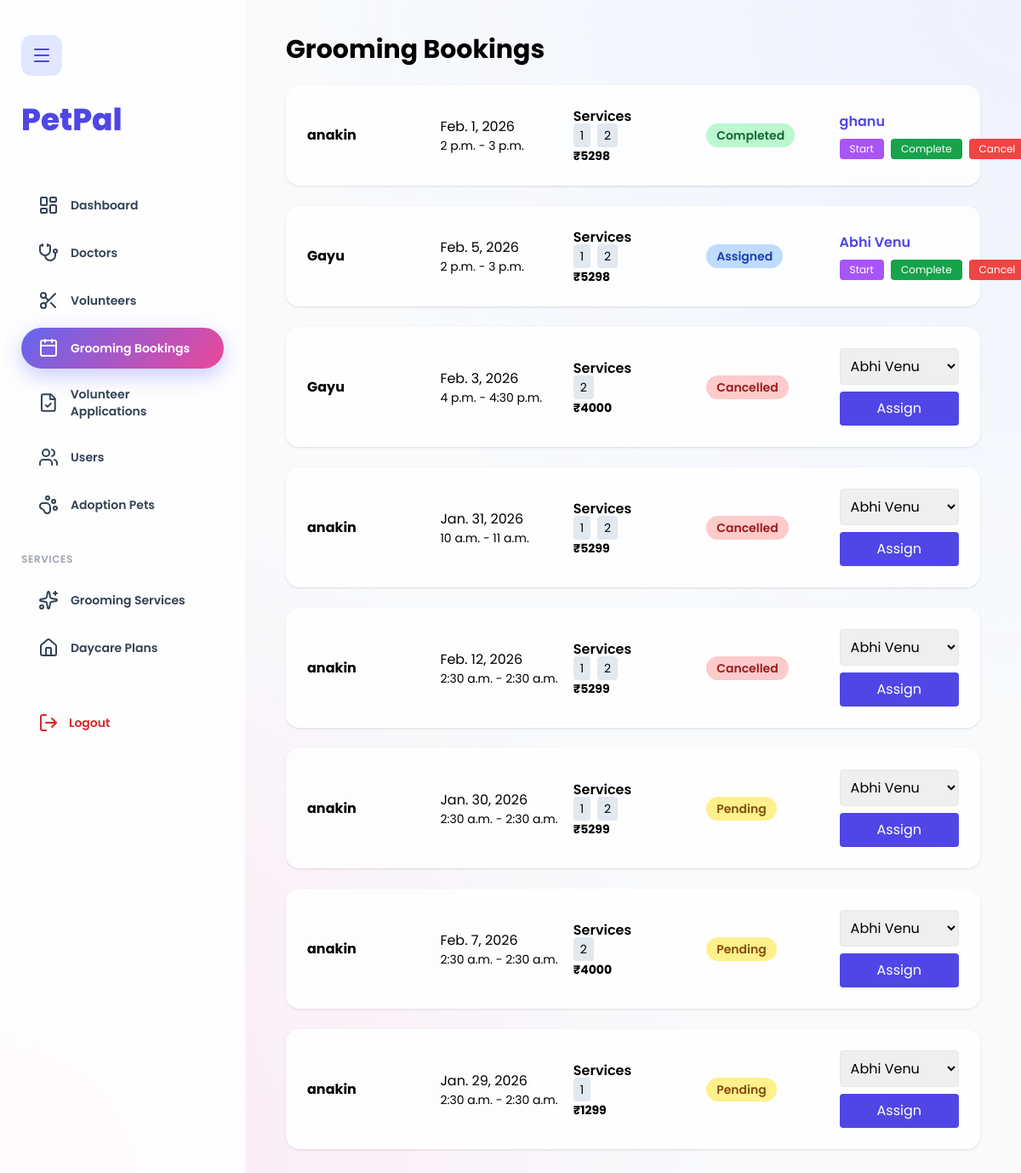
/petadmin/grooming/bookings/ (signed in), run on the app's committed database.
### petapp/models.py (models this page shows, shortened)
class GroomingBooking(models.Model):
    user = models.ForeignKey(user_registration, on_delete=models.CASCADE)
    volunteer = models.ForeignKey(
        volunteer_registration,
        on_delete=models.SET_NULL,
        null=True,
        blank=True
    )
    animal_type = models.CharField(max_length=50)
    pet_name = models.CharField(max_length=100)
    breed = models.CharField(max_length=100, blank=True, null=True)
    age = models.PositiveIntegerField(blank=True, null=True)
    weight = models.DecimalField(max_digits=5, decimal_places=2, blank=True, null=True)
    condition = models.CharField(max_length=200, blank=True, null=True)
    guardian_name = models.CharField(max_length=100)
    guardian_phone = models.CharField(max_length=15)
    emergency_contact = models.CharField(max_length=15, blank=True, null=True)
    email = models.EmailField(blank=True, null=True)
    address = models.TextField(blank=True, null=True)
    date = models.DateField()
    start_time = models.TimeField()
    end_time = models.TimeField()
    services = models.JSONField()
    total = models.IntegerField()
    total_duration = models.IntegerField()
    instructions = models.TextField(blank=True, null=True)
    status = models.CharField(
        max_length=30,
        choices=[
            ("Pending", "Pending"),
            ("Assigned", "Assigned"),
            ("In Progress", "In Progress"),
            ("Completed", "Completed"),
            ("Cancelled", "Cancelled"),
        ],
        default="Pending"
    )
    created_at = models.DateTimeField(auto_now_add=True)
    class Meta:
        unique_together = ("date", "start_time")  # 🔒 HARD booking protection

class user_registration(models.Model):
    name = models.CharField(max_length=100)
    username = models.CharField(max_length=100, unique=True)
    email = models.EmailField(unique=True)
    password = models.CharField(max_length=100)
    is_active = models.BooleanField(default=True)
    profile_image = models.ImageField(upload_to="profiles/", blank=True, null=True)
    is_email_verified = models.BooleanField(default=False)

### volunteer/models.py (models this page shows, shortened)
class volunteer_registration(models.Model):
    name = models.CharField(max_length=100)
    email = models.EmailField(unique=True)
    password = models.CharField(max_length=255)
    proof = models.FileField(upload_to='volunteer_docs', null=True, blank=True)
    phone = models.CharField(max_length=15)
    skills = models.CharField(max_length=30)
    address = models.TextField()
    is_active = models.BooleanField(default=True)
    is_available = models.BooleanField(default=False)

### Petadmin/views.py (the view)
# urls.py: path("grooming/bookings/", views.adminGroomingBookings, name="adminGroomingBookings"),
def adminGroomingBookings(request):
    if "admin_id" not in request.session:
        return redirect("petadmin:loginAdmin")
    bookings = GroomingBooking.objects.select_related(
        "user", "volunteer"
    ).order_by("-created_at")
    volunteers = volunteer_registration.objects.filter(is_available=True)
    return render(request, "petadmin/groomingBookingsAdmin.html", {
        "bookings": bookings,
        "volunteers": volunteers
    })

### templates/Petadmin/groomingbookingsAdmin.html (shortened to what this page needs)
{% extends "petadmin/baseAdmin.html" %}
{% block content %}
<h1 class="text-3xl font-bold mb-6">Grooming Bookings</h1>
<div class="grid gap-6">
{% for b in bookings %}
<div class="glass p-6 rounded-2xl shadow">
  <div class="grid md:grid-cols-5 gap-4 items-center">
    <div>
      <div class="font-bold">{{ b.user.name }}</div>
    </div>
    <div>
      <div>{{ b.date }}</div>
      <div class="text-sm">
        {{ b.start_time }} - {{ b.end_time }}
      </div>
    </div>
    <div>
      <div class="font-semibold">Services</div>
      <div class="text-sm">
        {% for s in b.services %}
          <span class="px-2 py-1 bg-slate-200 rounded mr-1">{{ s }}</span>
        {% endfor %}
      </div>
      <div class="text-sm font-bold mt-1">₹{{ b.total }}</div>
    </div>
    <div>
      <span class="px-3 py-1 rounded-full text-sm font-semibold
        {% if b.status == 'Pending' %} bg-yellow-200 text-yellow-800
        {% elif b.status == 'Assigned' %} bg-blue-200 text-blue-800
        {% elif b.status == 'In Progress' %} bg-purple-200 text-purple-800
        {% elif b.status == 'Completed' %} bg-green-200 text-green-800
        {% elif b.status == 'Cancelled' %} bg-red-200 text-red-800
        {% endif %}">
        {{ b.status }}
      </span>
    </div>
    <div>
      {% if not b.volunteer %}
      <form method="post" action="{% url 'petadmin:assignGroomingVolunteer' b.id %}">
        <select name="volunteer_id" class="border p-2 rounded w-full mb-2">
          {% for v in volunteers %}
            <option value="{{ v.id }}">{{ v.name }}</option>
          {% endfor %}
        </select>
        <button class="bg-indigo-600 text-white px-4 py-2 rounded w-full">
          Assign
        </button>
      </form>
      {% else %}
      <div class="font-semibold text-indigo-600">
        {{ b.volunteer.name }}
      </div>
      <div class="flex gap-2 mt-2 text-xs">
        <a href="{% url 'petadmin:updateGroomingStatus' b.id 'In Progress' %}"
           class="bg-purple-500 text-white px-3 py-1 rounded">Start</a>
        <a href="{% url 'petadmin:updateGroomingStatus' b.id 'Completed' %}"
           class="bg-green-600 text-white px-3 py-1 rounded">Complete</a>
        <a href="{% url 'petadmin:updateGroomingStatus' b.id 'Cancelled' %}"
           class="bg-red-500 text-white px-3 py-1 rounded">Cancel</a>
      </div>
      {% endif %}
    </div>
  </div>
</div>
{% endfor %}
</div>
{% endblock %}

### templates/Petadmin/baseadmin.html (style rules this page uses)
body { font-family:"Poppins",sans-serif; background: radial-gradient(circle at top right,#eef2ff,transparent 45%), radial-gradient(circle at bottom left,#fde7f3,transparent 45%), #f8fafc; }
.glass { background:rgba(255,255,255,.82); backdrop-filter:blur(16px); border:1px solid rgba(255,255,255,.55); }

### data on the page
GroomingBooking: user.name "anakin", date "Feb. 1, 2026", start_time "2 p.m.", end_time "3 p.m.", services "1" "2", total "5298", status "Completed", volunteer.name "ghanu"
GroomingBooking: user.name "Gayu", date "Feb. 5, 2026", start_time "2 p.m.", end_time "3 p.m.", services "1" "2", total "5298", status "Assigned", volunteer.name "Abhi Venu"
GroomingBooking: user.name "Gayu", date "Feb. 3, 2026", start_time "4 p.m.", end_time "4:30 p.m.", services "2", total "4000", status "Cancelled"
GroomingBooking: user.name "anakin", date "Jan. 31, 2026", start_time "10 a.m.", end_time "11 a.m.", services "1" "2", total "5299", status "Cancelled"
GroomingBooking: user.name "anakin", date "Feb. 12, 2026", start_time "2:30 a.m.", end_time "2:30 a.m.", services "1" "2", total "5299", status "Cancelled"
GroomingBooking: user.name "anakin", date "Jan. 30, 2026", start_time "2:30 a.m.", end_time "2:30 a.m.", services "1" "2", total "5299", status "Pending"
GroomingBooking: user.name "anakin", date "Feb. 7, 2026", start_time "2:30 a.m.", end_time "2:30 a.m.", services "2", total "4000", status "Pending"
GroomingBooking: user.name "anakin", date "Jan. 29, 2026", start_time "2:30 a.m.", end_time "2:30 a.m.", services "1", total "1299", status "Pending"

### other printed values
form field volunteer_id "Abhi Venu"
